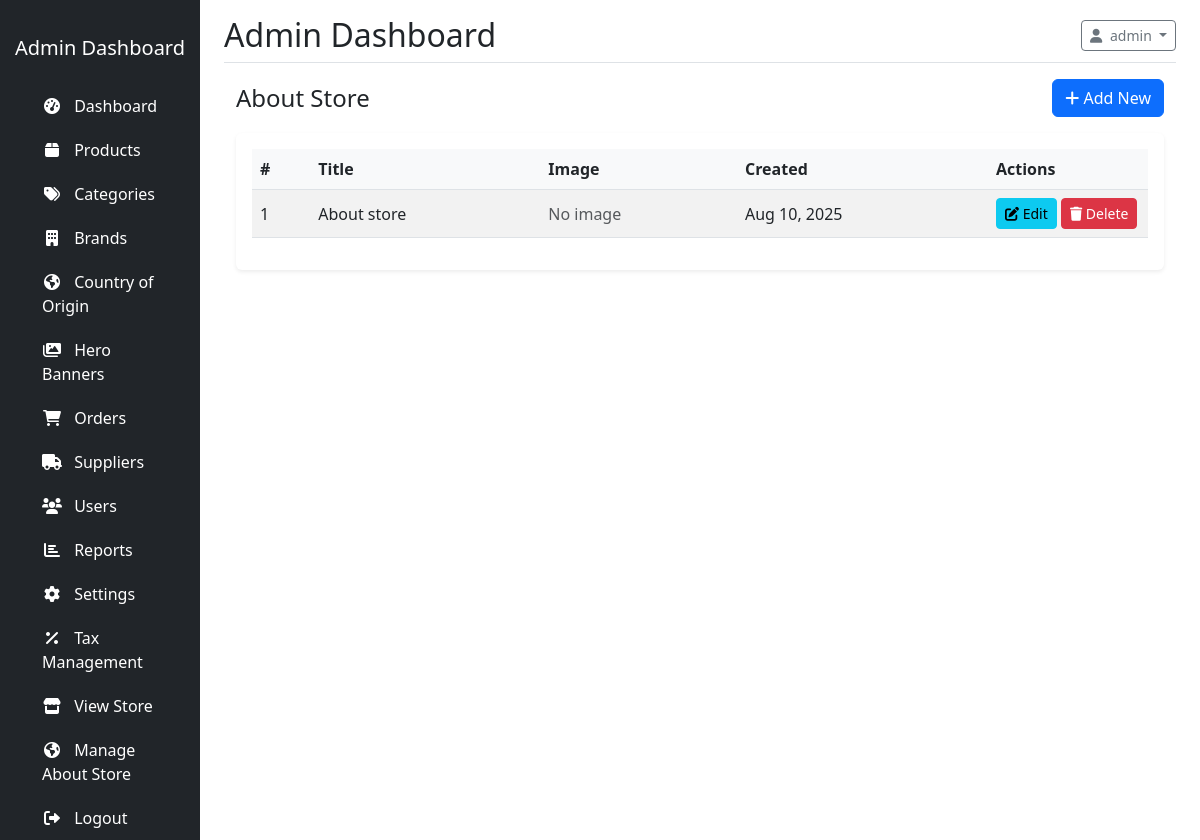
The app's page /?controller=aboutStore (signed in) with its own data.
### tables this page shows
CREATE TABLE IF NOT EXISTS `about_store` (
  `id` int NOT NULL AUTO_INCREMENT,
  `title` varchar(255) NOT NULL,
  `content` text NOT NULL,
  `image_path` varchar(255) DEFAULT NULL,
  `created_at` timestamp NOT NULL DEFAULT CURRENT_TIMESTAMP,
  `updated_at` timestamp NOT NULL DEFAULT CURRENT_TIMESTAMP ON UPDATE CURRENT_TIMESTAMP,
  PRIMARY KEY (`id`)
);

### app/controllers/AboutStoreController.php (called while the page is built, shortened)
<?php
class AboutStoreController {
    private $aboutStoreModel;
    public function __construct($db) {
        $this->aboutStoreModel = new AboutStore($db);
    }
    public function index() {
        $about_entries = $this->aboutStoreModel->getAll();
        require_once __DIR__ . '/../views/aboutstore/index.php';
    }
}

### app/models/AboutStore.php (called while the page is built, shortened)
<?php
class AboutStore {
    private $db;
    public function __construct($db) {
        $this->db = $db;
    }
    public function getAll() {
        $sql = "SELECT * FROM about_store ORDER BY created_at DESC";
        $conn = $this->db->getConnection();
        $stmt = $conn->prepare($sql);
        $stmt->execute();
        return $stmt->fetchAll();
    }
}

### app/views/aboutstore/index.php (the view, shortened to what this page needs)
<?php require __DIR__ . '/../admin/layouts/header.php'; ?>
<div class="container-fluid">
  <div class="d-flex justify-content-between align-items-center mb-3">
    <h1 class="h4 mb-0">About Store</h1>
    <a href="?controller=aboutStore&action=create" class="btn btn-primary">
      <i class="fas fa-plus"></i> Add New
    </a>
  </div>
  <div class="card">
    <div class="card-body">
      <?php if (!empty($about_entries)): ?>
        <div class="table-responsive">
          <table class="table table-striped align-middle">
            <thead>
              <tr>
                <th>#</th>
                <th>Title</th>
                <th>Image</th>
                <th>Created</th>
                <th style="width:160px">Actions</th>
              </tr>
            </thead>
            <tbody>
            <?php foreach ($about_entries as $i => $row): ?>
              <tr>
                <td><?= $i+1 ?></td>
                <td><?= htmlspecialchars($row['title']) ?></td>
                <td>
                  <?php if (!empty($row['image_path'])): ?>
                    <img src="<?= htmlspecialchars($row['image_path']) ?>" style="max-width:100px;max-height:60px;object-fit:cover"/>
                  <?php else: ?>
                    <span class="text-muted">No image</span>
                  <?php endif; ?>
                </td>
                <td><?= isset($row['created_at']) ? date('M d, Y', strtotime($row['created_at'])) : '-' ?></td>
                <td>
                  <a class="btn btn-sm btn-info" href="?controller=aboutStore&action=edit&id=<?= $row['id'] ?>"><i class="fas fa-edit"></i> Edit</a>
                  <a class="btn btn-sm btn-danger" href="?controller=aboutStore&action=delete&id=<?= $row['id'] ?>" onclick="return confirm('Delete this entry?');"><i class="fas fa-trash"></i> Delete</a>
                </td>
              </tr>
            <?php endforeach; ?>
            </tbody>
          </table>
        </div>
      <?php else: ?>
        <div class="alert alert-info mb-0">No about entries yet. Click "Add New" to create one.</div>
      <?php endif; ?>
    </div>
  </div>
</div>
<?php require __DIR__ . '/../admin/layouts/footer.php'; ?>

### public/assets/css/admin.css (style rules this page uses)
.card { border: none; box-shadow: 0 0.125rem 0.25rem rgba(0, 0, 0, 0.075); margin-bottom: 20px; }
.table th { font-weight: 600; background-color: #f8f9fa; }
.btn-sm { padding: 0.25rem 0.5rem; font-size: 0.875rem; }

### records on screen
about_store: title "About store", shows "No image", created_at "Aug 10, 2025"

### other values on screen
$_SESSION['user_name'] "admin"
